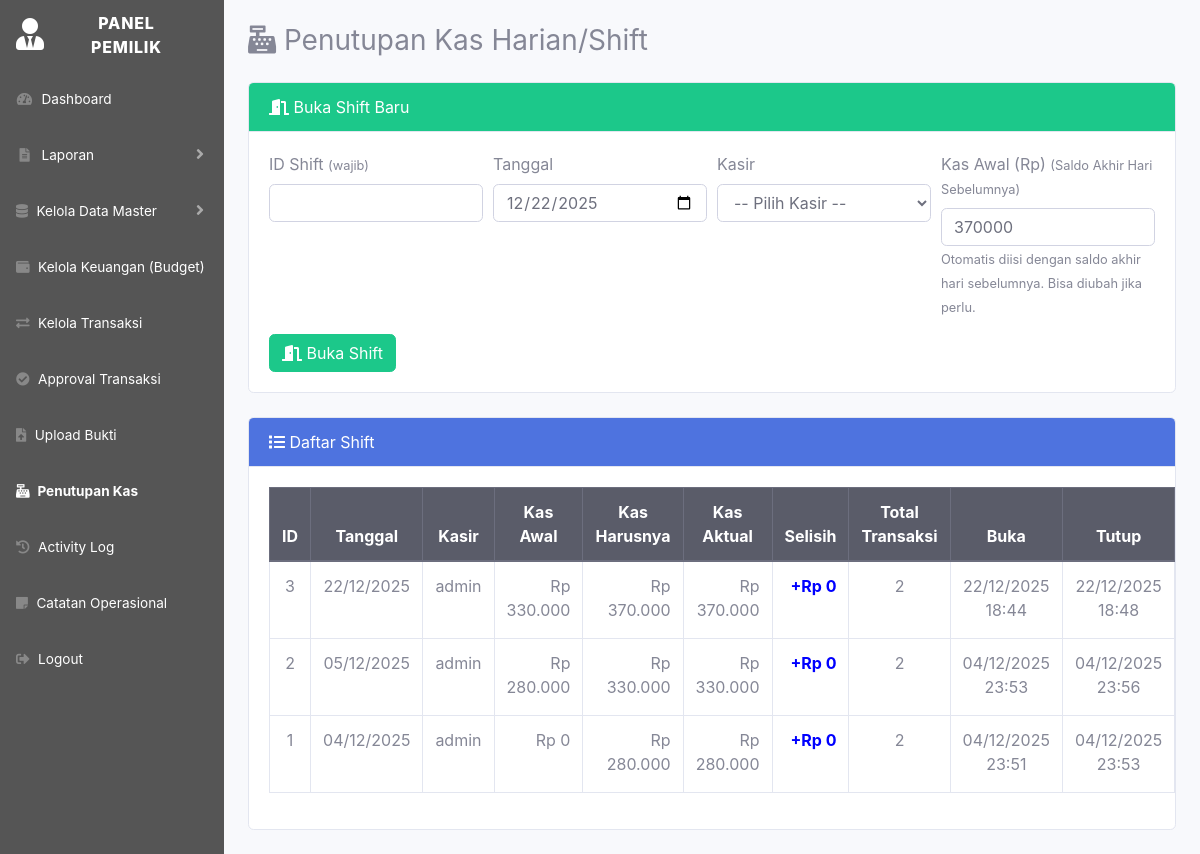
Screenshot of /OWNER/penutupan_kas.php (signed in) with the database file from the repository.
### tables this page shows
CREATE TABLE `kas_shift` (
  `shift_id` int(11) NOT NULL,
  `tanggal` date NOT NULL,
  `kasir_user_id` int(11) NOT NULL,
  `opened_at` datetime NOT NULL DEFAULT current_timestamp(),
  `closed_at` datetime DEFAULT NULL,
  `opening_cash` decimal(15,2) NOT NULL DEFAULT 0.00,
  `expected_closing_cash` decimal(15,2) DEFAULT 0.00,
  `actual_closing_cash` decimal(15,2) DEFAULT 0.00,
  `variance` decimal(15,2) DEFAULT 0.00,
  `notes` varchar(255) DEFAULT NULL,
  `status` enum('open','closed') NOT NULL DEFAULT 'open'
);

CREATE TABLE `users` (
  `user_id` int(11) NOT NULL,
  `username` varchar(100) NOT NULL,
  `password` varchar(255) NOT NULL,
  `role` enum('admin','pemilik') NOT NULL
);

### OWNER/penutupan_kas.php (the view, shortened to what this page needs)
<?php
include '../config.php';
function getSaldoAkhirHariSebelumnya(mysqli $conn, string $tanggal): float {
	$tglEsc = mysqli_real_escape_string($conn, $tanggal);
	$qShift = mysqli_query($conn, "
		SELECT actual_closing_cash
		FROM kas_shift
		WHERE status = 'closed' AND actual_closing_cash IS NOT NULL AND actual_closing_cash > 0
		ORDER BY closed_at DESC, shift_id DESC
		LIMIT 1
	");
	if ($qShift && mysqli_num_rows($qShift) > 0) {
		$rShift = mysqli_fetch_assoc($qShift);
		$actualClosing = floatval($rShift['actual_closing_cash']);
		if ($actualClosing > 0) {
			return $actualClosing;
		}
	}
	$whereMasuk = "tanggal_masuk < '$tglEsc'";
	$qMasuk = mysqli_query($conn, "
		SELECT COALESCE(SUM(jumlah_pemasukan), 0) AS total
		FROM transaksi_pemasukan
		WHERE $whereMasuk
	");
	$whereKeluar = "tanggal_keluar < '$tglEsc'";
	$qKeluar = mysqli_query($conn, "
		SELECT COALESCE(SUM(jumlah_pengeluaran), 0) AS total
		FROM transaksi_pengeluaran
		WHERE $whereKeluar
	");
	$totalMasuk = $qMasuk ? floatval(mysqli_fetch_assoc($qMasuk)['total']) : 0.0;
	$totalKeluar = $qKeluar ? floatval(mysqli_fetch_assoc($qKeluar)['total']) : 0.0;
	return $totalMasuk - $totalKeluar;
}
$shifts = mysqli_query($conn, "
	SELECT
		ks.*,
		u.username,
		(
			SELECT COUNT(*)
			FROM transaksi_pemasukan
			WHERE tanggal_masuk = ks.tanggal
			  AND status = 'approved'
		) +
		(
			SELECT COUNT(*)
			FROM transaksi_pengeluaran
			WHERE tanggal_keluar = ks.tanggal
			  AND status = 'approved'
		) AS total_transaksi
	FROM kas_shift ks
	LEFT JOIN users u ON ks.kasir_user_id = u.user_id
	ORDER BY ks.shift_id DESC
");
$defaultSaldoAkhir = getSaldoAkhirHariSebelumnya($conn, date('Y-m-d'));
?>
<!DOCTYPE html>
<html lang="id">
<head>
	<link href="../startbootstrap-sb-admin-2-master/vendor/fontawesome-free/css/all.min.css" rel="stylesheet">
	<link href="../startbootstrap-sb-admin-2-master/css/sb-admin-2.min.css" rel="stylesheet">
</head>
<body id="page-top">
<div id="wrapper">
	<?php $currentPage = 'penutupan_kas'; include 'sidebar_owner.php'; ?>
	<div id="content-wrapper" class="d-flex flex-column">
		<div id="content" class="p-4">
			<h3 class="mb-4"><i class="fas fa-cash-register"></i> Penutupan Kas Harian/Shift</h3>
			<div class="card mb-4">
				<div class="card-header bg-success text-white">
					<i class="fas fa-door-open"></i> Buka Shift Baru
				</div>
				<div class="card-body">
					<form method="POST">
						<div class="form-row">
							<div class="form-group col-md-3">
								<label>ID Shift <small class="text-muted">(wajib)</small></label>
								<input type="number" name="shift_id" class="form-control" min="1" required>
							</div>
							<div class="form-group col-md-3">
								<label>Tanggal</label>
								<input type="date" name="tanggal" id="tanggal_shift" class="form-control" value="<?= date('Y-m-d'); ?>" required>
							</div>
							<div class="form-group col-md-3">
								<label>Kasir</label>
								<select name="kasir_user_id" class="form-control" required>
									<option value="">-- Pilih Kasir --</option>
								</select>
							</div>
							<div class="form-group col-md-3">
								<label>Kas Awal (Rp) <small class="text-muted">(Saldo Akhir Hari Sebelumnya)</small></label>
								<input type="number" name="opening_cash" id="opening_cash" class="form-control" min="0" step="100" value="<?= number_format($defaultSaldoAkhir, 0, '.', ''); ?>" required>
								<small class="text-muted">Otomatis diisi dengan saldo akhir hari sebelumnya. Bisa diubah jika perlu.</small>
							</div>
						</div>
						<button type="submit" name="buka_shift" class="btn btn-success">
							<i class="fas fa-door-open"></i> Buka Shift
						</button>
					</form>
				</div>
			</div>
			<div class="card">
				<div class="card-header bg-primary text-white">
					<i class="fas fa-list"></i> Daftar Shift
				</div>
				<div class="card-body table-responsive">
					<table class="table table-bordered table-hover">
						<thead class="thead-dark text-center">
							<tr>
								<th>ID</th>
								<th>Tanggal</th>
								<th>Kasir</th>
								<th>Kas Awal</th>
								<th>Kas Harusnya</th>
								<th>Kas Aktual</th>
								<th>Selisih</th>
								<th>Total Transaksi</th>
								<th>Buka</th>
								<th>Tutup</th>
							</tr>
						</thead>
						<tbody>
						<?php if (mysqli_num_rows($shifts) > 0): ?>
							<?php while ($s = mysqli_fetch_assoc($shifts)): ?>
								<tr>
									<td class="text-center"><?= $s['shift_id']; ?></td>
									<td class="text-center"><?= date('d/m/Y', strtotime($s['tanggal'])); ?></td>
									<td><?= htmlspecialchars($s['username']); ?></td>
									<td class="text-right">Rp <?= number_format($s['opening_cash'], 0, ',', '.'); ?></td>
									<td class="text-right">
										<?php if ($s['expected_closing_cash']): ?>
											Rp <?= number_format($s['expected_closing_cash'], 0, ',', '.'); ?>
										<?php else: ?>
											<span class="text-muted">-</span>
										<?php endif; ?>
									</td>
									<td class="text-right">
										<?php if ($s['actual_closing_cash']): ?>
											Rp <?= number_format($s['actual_closing_cash'], 0, ',', '.'); ?>
										<?php else: ?>
											<span class="text-muted">-</span>
										<?php endif; ?>
									</td>
									<td class="text-right">
										<?php if ($s['variance'] !== null): ?>
											<?php
											$variance = floatval($s['variance']);
											$varianceClass = $variance > 0 ? 'variance-positive' : ($variance < 0 ? 'variance-negative' : 'variance-zero');
											?>
											<span class="<?= $varianceClass; ?>">
												<?= $variance >= 0 ? '+' : ''; ?>Rp <?= number_format($variance, 0, ',', '.'); ?>
											</span>
										<?php else: ?>
											<span class="text-muted">-</span>
										<?php endif; ?>
									</td>
									<td class="text-center"><?= $s['total_transaksi']; ?></td>
									<td class="text-center"><?= date('d/m/Y H:i', strtotime($s['opened_at'])); ?></td>
									<td class="text-center">
										<?php if ($s['closed_at']): ?>
											<?= date('d/m/Y H:i', strtotime($s['closed_at'])); ?>
										<?php else: ?>
											<span class="text-muted">-</span>
										<?php endif; ?>
									</td>
								</tr>
							<?php endwhile; ?>
						<?php else: ?>
							<tr><td colspan="13" class="text-center text-muted">Belum ada shift.</td></tr>
						<?php endif; ?>
						</tbody>
					</table>
				</div>
			</div>
		</div>
	</div>
</div>
</body>
</html>

### OWNER/penutupan_kas.php (style rules this page uses)
.variance-zero { color: blue; font-weight: bold; }

### rows the page displays
kas_shift: opening_cash "370000", shift_id "3", tanggal "22/12/2025", kasir_user.username "admin", opening_cash "330.000", expected_closing_cash "370.000", actual_closing_cash "370.000", variance "0", total_transaksi "2", opened_at "22/12/2025 18:44", closed_at "22/12/2025 18:48"
kas_shift: shift_id "2", tanggal "05/12/2025", kasir_user.username "admin", opening_cash "280.000", expected_closing_cash "330.000", actual_closing_cash "330.000", variance "0", total_transaksi "2", opened_at "04/12/2025 23:53", closed_at "04/12/2025 23:56"
kas_shift: shift_id "1", tanggal "04/12/2025", kasir_user.username "admin", opening_cash "0", expected_closing_cash "280.000", actual_closing_cash "280.000", variance "0", total_transaksi "2", opened_at "04/12/2025 23:51", closed_at "04/12/2025 23:53"
